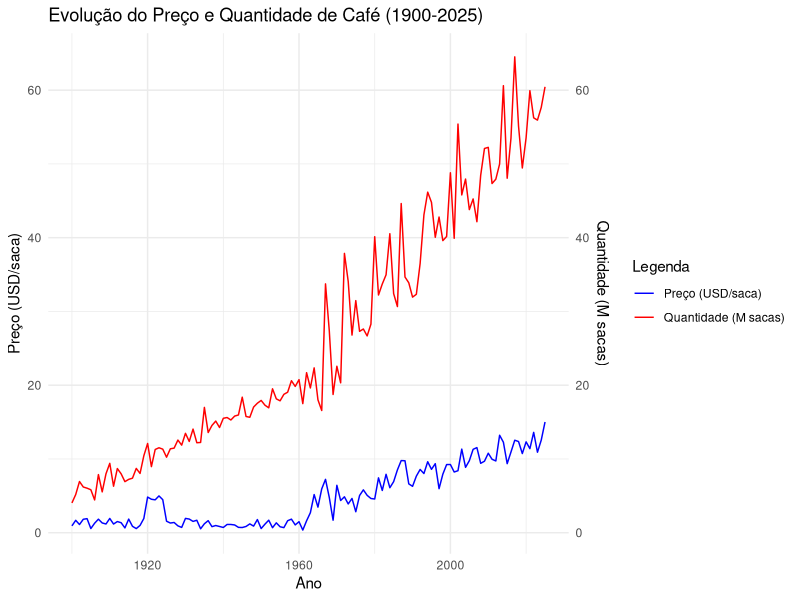
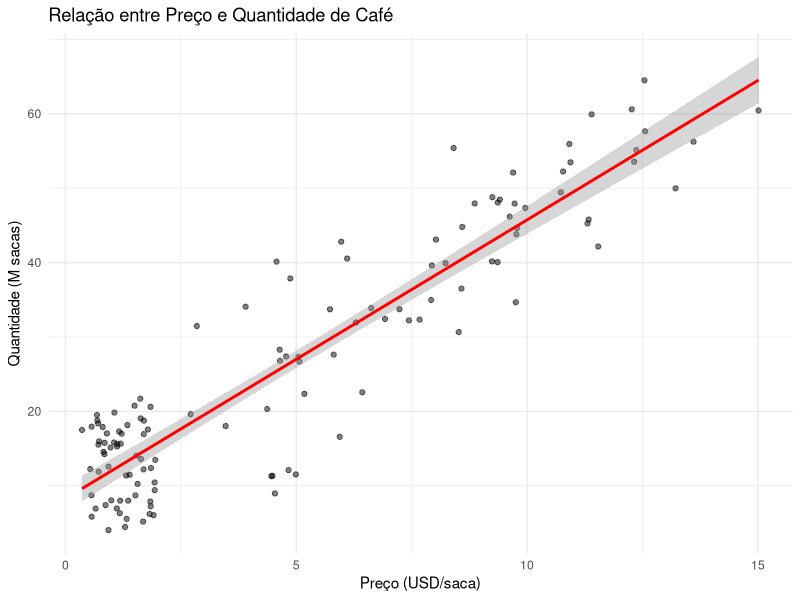
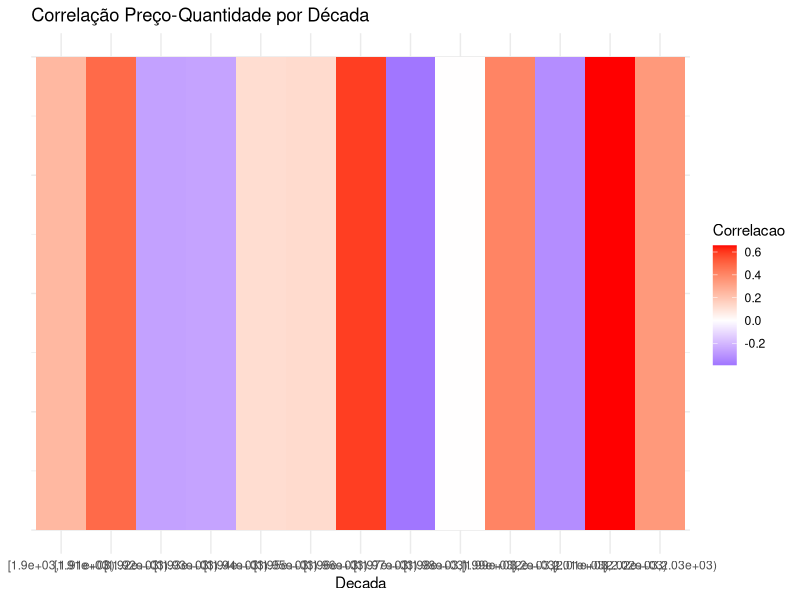
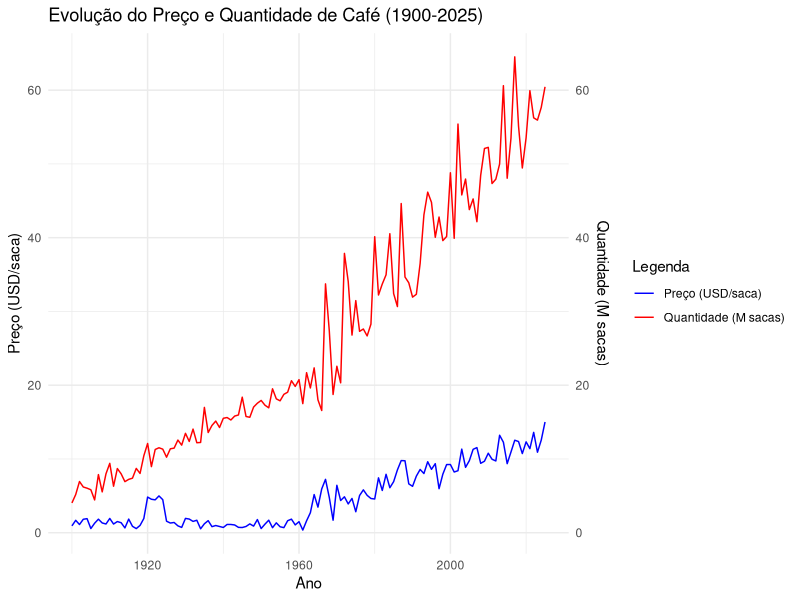
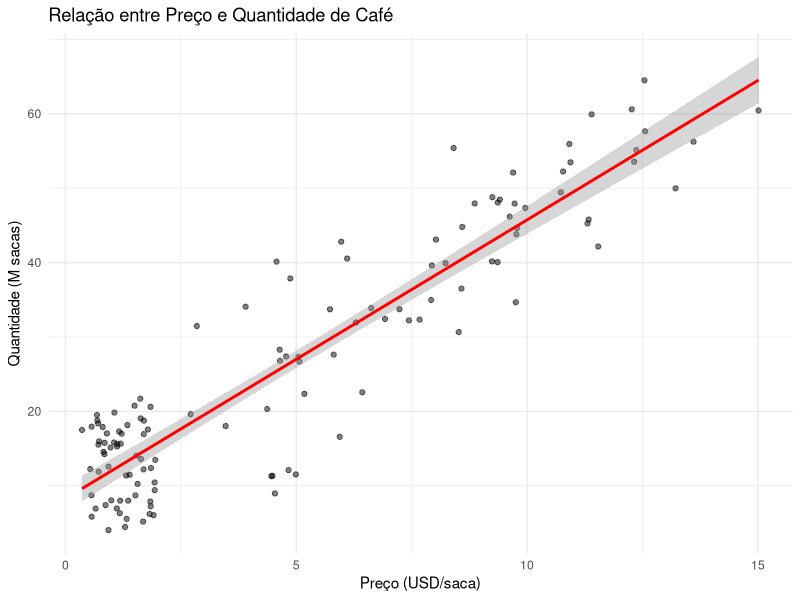
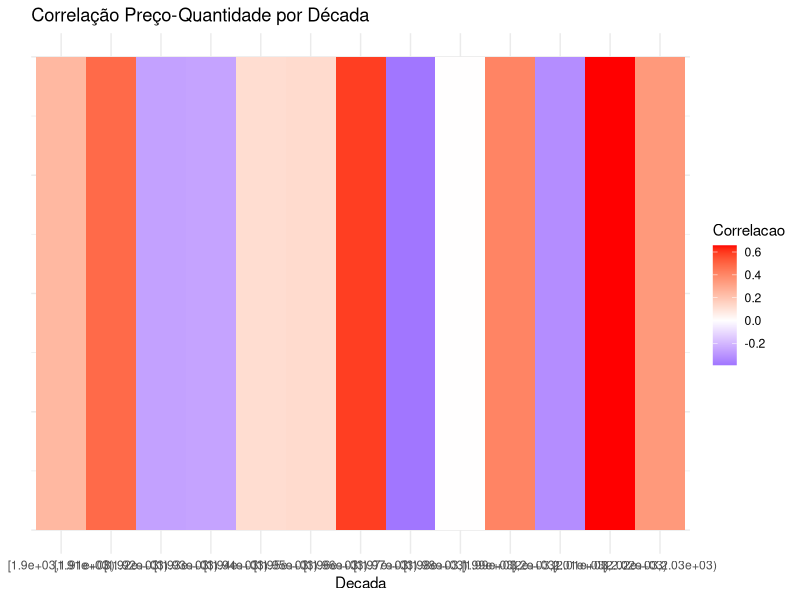

The R source for these figures, in order:
# Carregar pacotes necessários
library(tidyverse)
library(ggplot2)
library(forecast)
library(dynlm)

# Dados simulados de 1900 a 2025
set.seed(123) # Para reprodutibilidade
anos <- 1900:2025  # 126 elementos

# Corrigir preços
preco <- c(
  runif(61, 0.5, 2) + c(rep(0, 20), rep(3, 5), rep(0, 36)),  # 1900-1960: 61 anos
  runif(65, 1, 5) + seq(0, 10, length.out = 65) + rnorm(65, 0, 1)  # 1961-2025: 65 anos
)

# Corrigir quantidades
quantidade <- c(
  seq(5, 20, length.out = 61) + rnorm(61, 0, 1),  # 1900-1960: 61 anos
  seq(20, 60, length.out = 65) + rnorm(65, 0, 5)  # 1961-2025: 65 anos
)

# Criar dataframe
dados_cafe <- data.frame(Ano = anos, Preco = preco, Quantidade = quantidade)

# Gráfico 1: Série Temporal de Preços e Quantidade
grafico_serie <- ggplot(dados_cafe, aes(x = Ano)) +
  geom_line(aes(y = Preco, color = "Preço (USD/saca)")) +
  geom_line(aes(y = Quantidade, color = "Quantidade (M sacas)")) +
  scale_y_continuous(sec.axis = sec_axis(~., name = "Quantidade (M sacas)")) +
  labs(title = "Evolução do Preço e Quantidade de Café (1900-2025)",
       y = "Preço (USD/saca)", color = "Legenda") +
  theme_minimal() +
  scale_color_manual(values = c("Preço (USD/saca)" = "blue", "Quantidade (M sacas)" = "red"))

# Gráfico 2: Dispersão com Ajuste de Tendência
grafico_dispersao <- ggplot(dados_cafe, aes(x = Preco, y = Quantidade)) +
  geom_point(alpha = 0.5) +
  geom_smooth(method = "lm", color = "red", se = TRUE) +
  labs(title = "Relação entre Preço e Quantidade de Café",
       x = "Preço (USD/saca)", y = "Quantidade (M sacas)") +
  theme_minimal()

# Gráfico 3: Heatmap de Correlação por Década
dados_cafe$Decada <- cut(dados_cafe$Ano, breaks = seq(1900, 2030, by = 10), right = FALSE)
correlacao <- dados_cafe %>%
  group_by(Decada) %>%
  summarise(Correlacao = cor(Preco, Quantidade)) %>%
  na.omit()
grafico_heatmap <- ggplot(correlacao, aes(x = Decada, y = 1, fill = Correlacao)) +
  geom_tile() +
  scale_fill_gradient2(low = "blue", high = "red", mid = "white", midpoint = 0) +
  labs(title = "Correlação Preço-Quantidade por Década", y = "") +
  theme_minimal() +
  theme(axis.text.y = element_blank())

# Calcular Elasticidade-Preço da Demanda
modelo <- dynlm(log(Quantidade) ~ log(Preco), data = dados_cafe)
elasticidade <- coef(modelo)["log(Preco)"]

# Exibir resultados
print(grafico_serie)
print(grafico_dispersao)
print(grafico_heatmap)
cat("Elasticidade-Preço da Demanda:", elasticidade, "\n")
summary(modelo)

# Salvar gráficos (opcional)
ggsave("serie_temporal.png", grafico_serie, width = 10, height = 6)
ggsave("dispersao.png", grafico_dispersao, width = 10, height = 6)
ggsave("heatmap.png", grafico_heatmap, width = 10, height = 6)
